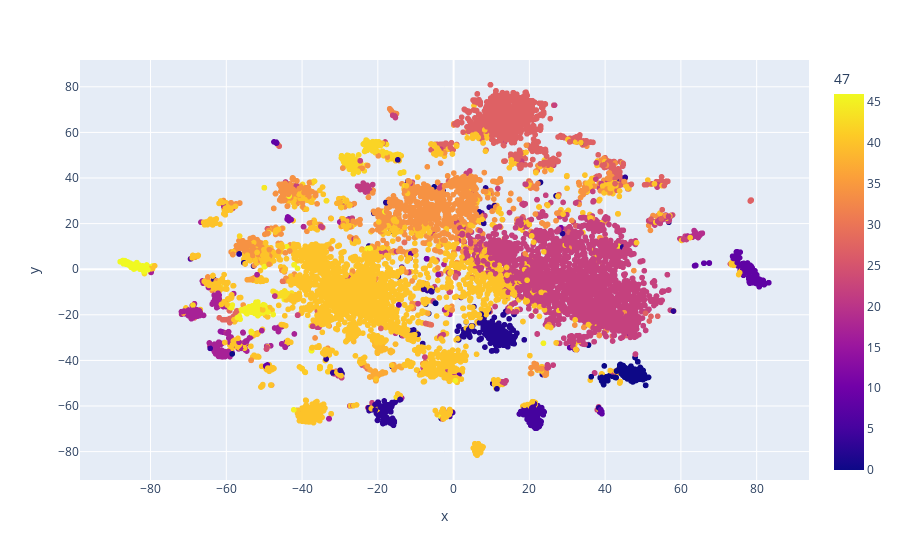

This figure's notebook cell:
### Code cell
df = pd.read_csv(f'{TMP_PATH}120/df.csv')
plot_df(df, '47')

### Figure 1 — Plotly figure (JSON) as saved in the notebook; plotly's stock layout.template omitted (floating-point values rounded to 4 significant figures; data arrays with more than 128 entries replaced by an {"elided": "..."} marker saying what was removed)
{"data": [{"hovertemplate": "<b>%{hovertext}</b><br><br>x=%{x}<br>y=%{y}<br>47=%{marker.color}<extra></extra>", "hovertext": {"elided": "10204 str values"}, "legendgroup": "", "marker": {"color": {"elided": "10204 int values"}, "coloraxis": "coloraxis", "symbol": "circle"}, "mode": "markers", "name": "", "showlegend": false, "type": "scattergl", "x": {"elided": "10204 float values"}, "xaxis": "x", "y": {"elided": "10204 float values"}, "yaxis": "y"}], "layout": {"coloraxis": {"colorbar": {"title": {"text": "47"}}, "colorscale": [[0, "#0d0887"], [0.1111, "#46039f"], [0.2222, "#7201a8"], [0.3333, "#9c179e"], [0.4444, "#bd3786"], [0.5556, "#d8576b"], [0.6667, "#ed7953"], [0.7778, "#fb9f3a"], [0.8889, "#fdca26"], [1, "#f0f921"]]}, "legend": {"tracegroupgap": 0}, "margin": {"t": 60}, "xaxis": {"anchor": "y", "domain": [0, 1], "title": {"text": "x"}}, "yaxis": {"anchor": "x", "domain": [0, 1], "title": {"text": "y"}}}}
